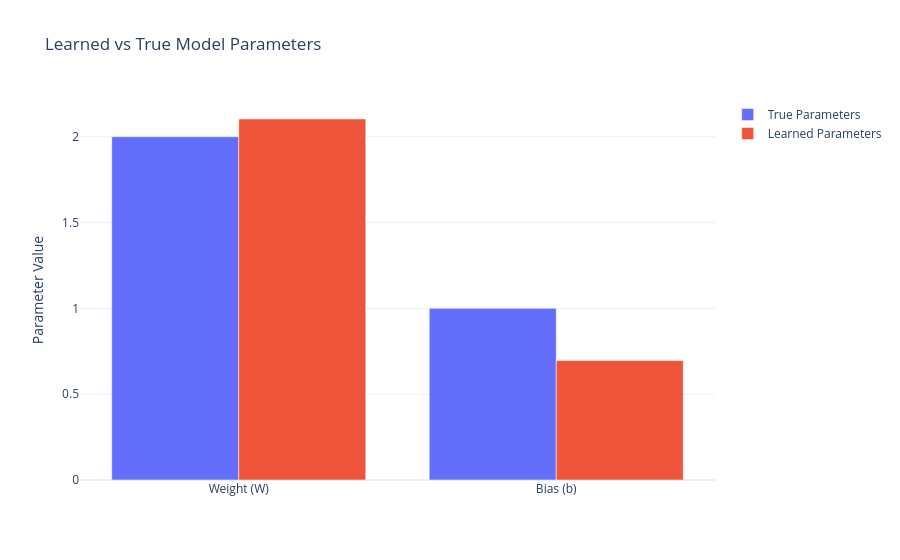

Here is the notebook cell this chart was saved with:
### Markdown cell above
### 1.2 Learned vs True Parameters

### Code cell
fig = go.Figure()

fig.add_trace(go.Bar(
    name="True Parameters",
    x=["Weight (W)", "Bias (b)"],
    y=[2.0, 1.0]
))

fig.add_trace(go.Bar(
    name="Learned Parameters",
    x=["Weight (W)", "Bias (b)"],
    y=[W.numpy().item(), b.numpy().item()]
))

fig.update_layout(
    title="Learned vs True Model Parameters",
    yaxis_title="Parameter Value",
    barmode="group",
    template="plotly_white"
)

fig.show()

### Figure 1 — Plotly figure (JSON) as saved in the notebook; plotly's stock layout.template omitted (floating-point values rounded to 4 significant figures)
{"data": [{"name": "True Parameters", "type": "bar", "x": ["Weight (W)", "Bias (b)"], "y": [2, 1]}, {"name": "Learned Parameters", "type": "bar", "x": ["Weight (W)", "Bias (b)"], "y": [2.103, 0.696]}], "layout": {"barmode": "group", "title": {"text": "Learned vs True Model Parameters"}, "yaxis": {"title": {"text": "Parameter Value"}}}}
